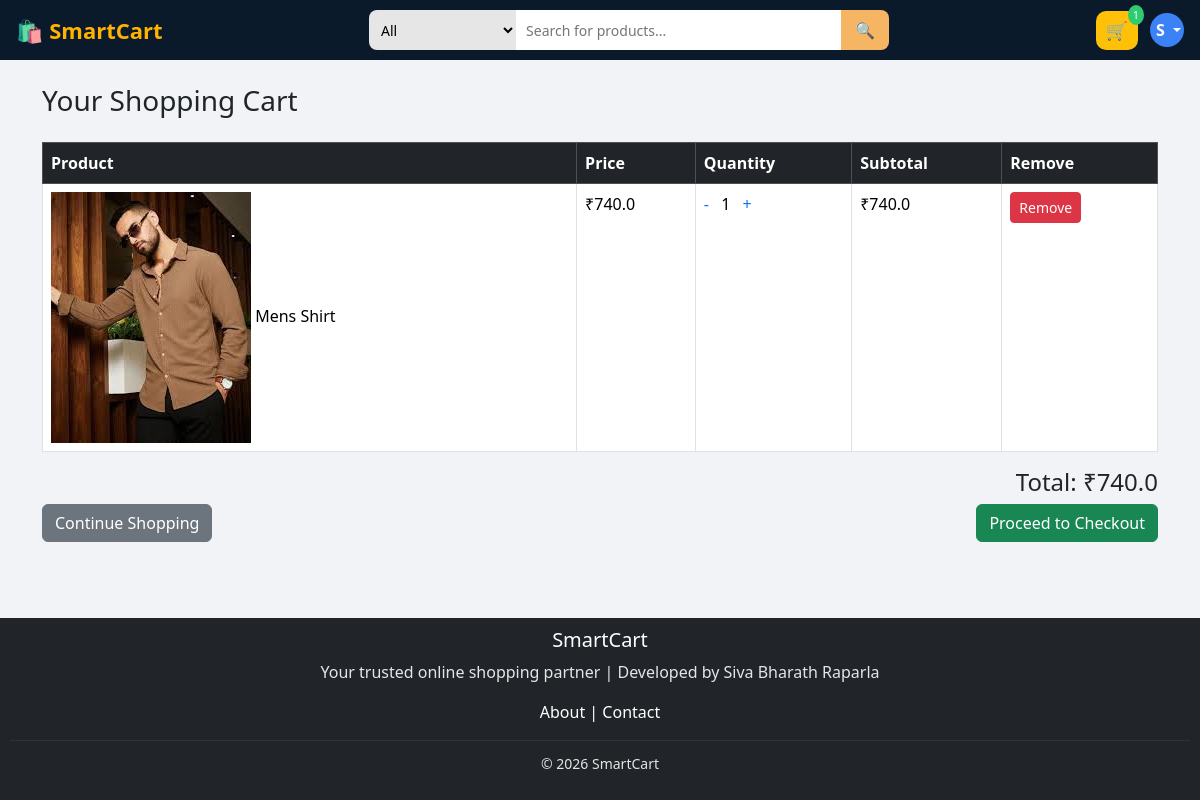
Before: /cart (signed in) with the older database file.
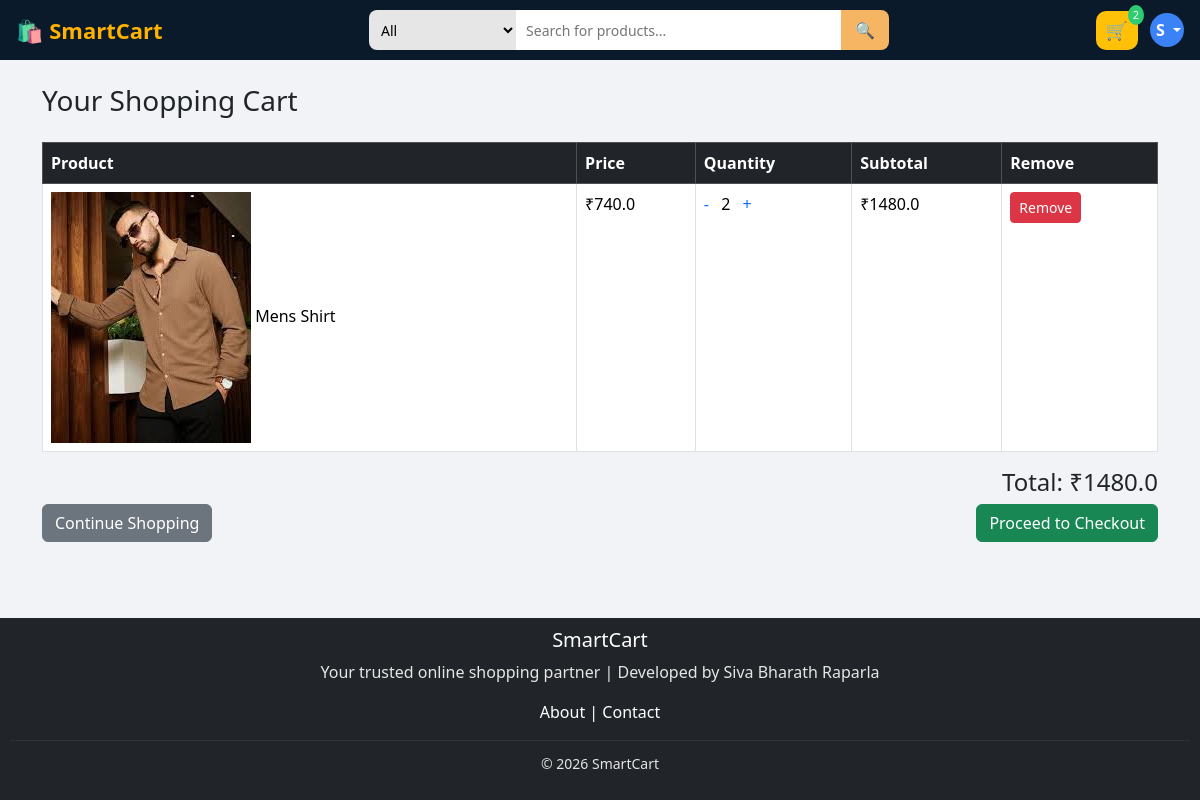
After: the same page with the newer database file.
### tables this page shows
CREATE TABLE cart(
    cart_id INTEGER PRIMARY KEY AUTOINCREMENT,
    user_id INTEGER,
    product_id INTEGER,
    quantity INTEGER DEFAULT 1,
    added_at TIMESTAMP DEFAULT CURRENT_TIMESTAMP,
    UNIQUE(user_id, product_id),
    FOREIGN KEY (user_id) REFERENCES users(user_id) ON DELETE CASCADE,
    FOREIGN KEY (product_id) REFERENCES products(product_id) ON DELETE CASCADE
);

CREATE TABLE products(
    product_id INTEGER PRIMARY KEY AUTOINCREMENT,
    name TEXT,
    description TEXT,
    category TEXT,
    price REAL,
    image TEXT,
    admin_id INTEGER NOT NULL,
    FOREIGN KEY (admin_id) REFERENCES admin(admin_id) ON DELETE CASCADE
);

### app.py (the view)
@app.route('/cart')
def cart():
    if 'user_id' not in session:
        return redirect('/user-login')
    user_id = session['user_id']
    conn = get_db_connection()
    cursor = conn.cursor()
    cursor.execute("""
        SELECT p.*, c.quantity, (p.price*c.quantity) AS subtotal
        FROM cart c
        JOIN products p ON c.product_id = p.product_id
        WHERE c.user_id=?
    """, (user_id,))
    items = cursor.fetchall()
    total = sum(float(item['subtotal']) for item in items)
    cursor.close()
    conn.close()
    return render_template('user/cart.html', items=items, total=total)

### app.py (called while the page is built, shortened)
def get_db_connection():
    conn = sqlite3.connect(os.path.join(BASE_DIR, "smartcart.db"), timeout=20)
    conn.row_factory = sqlite3.Row
    conn.execute("PRAGMA foreign_keys = ON")
    conn.execute("PRAGMA journal_mode=WAL")
    return conn

@app.context_processor
def inject_admin():
    return dict(current_admin=None)

@app.context_processor
def cart_count():
    if 'user_id' not in session:
        return dict(cart_count=0)
    conn = get_db_connection()
    cursor = conn.cursor()
    cursor.execute("SELECT SUM(quantity) FROM cart WHERE user_id=?",(session['user_id'],))
    count = cursor.fetchone()[0] or 0
    cursor.close()
    conn.close()
    return dict(cart_count=count)

@app.context_processor
def global_categories():
    conn = get_db_connection()
    cursor = conn.cursor()
    cursor.execute("SELECT DISTINCT category FROM products")
    categories = cursor.fetchall()
    cursor.close()
    conn.close()
    return dict(categories=categories)

### templates/user/cart.html
{% extends 'user/base.html' %}
{% block content %}
<h3 class="mb-4">Your Shopping Cart</h3>
{% if not items %}
<div class="alert alert-info">
    Your cart is empty.
</div>
<a href="/dashboard" class="btn btn-primary">Go Shopping</a>
{% else %}
<table class="table table-bordered cart-table">
    <thead class="table-dark">
        <tr>
            <th>Product</th>
            <th>Price</th>
            <th>Quantity</th>
            <th>Subtotal</th>
            <th>Remove</th>
        </tr>
    </thead>
    <tbody>
    {% for item in items %}
    <tr>
        <td>
            <img src="{{ url_for('static', filename='uploads/product_images/' + item.image) }}">
            {{ item.name }}
        </td>
        <td>₹{{ item.price }}</td>
        <td>
            <a href="{{ url_for('decrease', product_id=item.product_id) }}" class="qty-btn">-</a>
            <span class="mx-2">{{ item.quantity }}</span>
            <a href="{{ url_for('increase', product_id=item.product_id) }}" class="qty-btn">+</a>
        </td>
        <td>₹{{ item.subtotal }}</td>
        <td>
            <a href="{{ url_for('remove', product_id=item.product_id) }}" class="btn btn-danger btn-sm">
                Remove
            </a>
        </td>
    </tr>
    {% endfor %}
    </tbody>
</table>
<div class="text-end mt-3">
    <h4>Total: ₹{{ total }}</h4>
</div>
<a href="/dashboard" class="btn btn-secondary">Continue Shopping</a>
<a href="/checkout" class="btn btn-success float-end">Proceed to Checkout</a>
{% endif %}
{% endblock %}

### templates/user/base.html (shortened to what this page needs)
<!DOCTYPE html>
<html lang="en">
<head>
    <link href="https://cdn.jsdelivr.net/npm/bootstrap@5.3.3/dist/css/bootstrap.min.css" rel="stylesheet">
    <link rel="stylesheet" href="{{ url_for('static', filename='css/user.css') }}">
</head>
<body class="page-wrapper">
    {% include 'user/includes/navbar.html' %}
    <main class="page-content">
        <div class="container mt-4">
            {% block content %}{% endblock %}
        </div>
    </main>
    {% include 'user/includes/footer.html' %}
</body>
</html>

### templates/user/includes/navbar.html (shortened to what this page needs)
<!DOCTYPE html>
<html lang="en">
<head>
    <link href="https://cdn.jsdelivr.net/npm/bootstrap@5.3.3/dist/css/bootstrap.min.css" rel="stylesheet">
    <link rel="stylesheet" href="{{ url_for('static', filename='css/user.css') }}">
</head>
<body>
    <nav class="main-navbar">
        <div class="nav-wrapper">
            <div class="nav-left">
                <a href="/dashboard" class="logo">
                    🛍️ <span class="logo-text">SmartCart</span>
                </a>
            </div>
            <div class="nav-center">
                <form action="/dashboard" method="GET" class="search-form">
                    <select name="category" class="category-select">
                        <option value="">All</option>
                    </select>
                    <input type="text" name="search" class="search-input" placeholder="Search for products..."
                        value="{{ search }}">
                    <button type="submit" class="search-btn">🔍</button>
                </form>
            </div>
            <div class="nav-right">
                <a href="/cart" class="cart-btn position-relative">
                    🛒
                    <span class="cart-badge">{{ cart_count }}</span>
                </a>
                <div class="dropdown">
                    <button class="profile-btn dropdown-toggle" data-bs-toggle="dropdown">
                        {{ session.get('user_name','U')[0] | upper }}
                    </button>
                </div>
            </div>
        </div>
    </nav>
</body>
</html>

### templates/user/includes/footer.html (shortened to what this page needs)
<!DOCTYPE html>
<html lang="en">
<head>
    <link href="https://cdn.jsdelivr.net/npm/bootstrap@5.3.3/dist/css/bootstrap.min.css" rel="stylesheet">
    <link rel="stylesheet" href="{{ url_for('static', filename='css/user.css') }}">
</head>
<body>
    <footer class="main-footer text-center footer-dark bg-dark">
            <h5>SmartCart</h5>
            <p>Your trusted online shopping partner | Developed by Siva Bharath Raparla</p>
            <a href="/about">About</a> |
            <a href="/contact">Contact</a>
            <p class="copyright mt-3">© 2026 SmartCart</p>
    </footer>
</body>
</html>

### static/css/user.css (style rules this page uses)
html, body { margin:0; padding:0; }
* { box-sizing: border-box; }
html, body { width: 100%; overflow-x: hidden; }
body { margin: 0; background: #f1f3f6; font-family: 'Segoe UI', sans-serif; }
a { text-decoration: none; }
img { max-width: 100%; height: auto; }
.main-navbar { background: #0b1a2b; position: sticky; top: 0; z-index: 1000; padding: 10px 16px; }
.nav-wrapper { display: flex; align-items: center; justify-content: space-between; gap: 12px; }
.logo { color: #ffb300; font-size: 22px; font-weight: 700; white-space: nowrap; }
.nav-center { flex: 1; display: flex; justify-content: center; }
.search-form { display: flex; width: 100%; max-width: 520px; }
.category-select { height: 40px; border: none; background: #e6e6e6; padding: 0 8px; border-radius: 8px 0 0 8px; min-width: 70px; font-size: 14px; }
.search-input { flex: 1; height: 40px; border: none; padding: 0 10px; outline: none; font-size: 14px; }
.search-btn { height: 40px; width: 48px; border: none; background: #f5b562; border-radius: 0 8px 8px 0; font-size: 16px; cursor: pointer; }
.nav-right { display: flex; align-items: center; gap: 12px; }
.cart-btn { background: #ffc107; padding: 6px 10px; border-radius: 10px; font-size: 18px; color: black; position: relative; }
.cart-badge { position: absolute; top: -6px; right: -6px; background: #2ecc71; color: white; font-size: 11px; padding: 2px 5px; border-radius: 50%; }
.profile-btn { width: 34px; height: 34px; border-radius: 50%; background: #3b82f6; color: white; border: none; font-weight: bold; }
.main-footer { background: #17263c; color: white; padding: 35px 0 25px 0; margin-top: 60px; text-align: center; }
.copyright { font-size: 14px; color: #94a3b8; }
.main-footer { background: #000000; color: #ffffff; padding: 35px 0 20px 0; margin-top: 60px; }
.main-footer h5, .main-footer h6 { color: #ffffff; }
.main-footer p { color: #e5e5e5; }
.main-footer a { color: #ffffff; text-decoration: none; transition: 0.2s; }
.copyright { border-top: 1px solid #333; margin-top: 18px; padding-top: 12px; color: #cfcfcf; font-size: 14px; }
html, body { height:100%; }
.page-wrapper { min-height:100vh; display:flex; flex-direction:column; }
.page-content { flex:1; }
.main-footer { margin-top:25px; padding :10px }

Changed rows visible on the page:
changed cart "Mens Shirt": quantity "1" → "2"; subtotal "740.0" → "1480.0"
Other visible differences:
{{ cart_count }}: "1" → "2"
{{ total }}: "740.0" → "1480.0"
